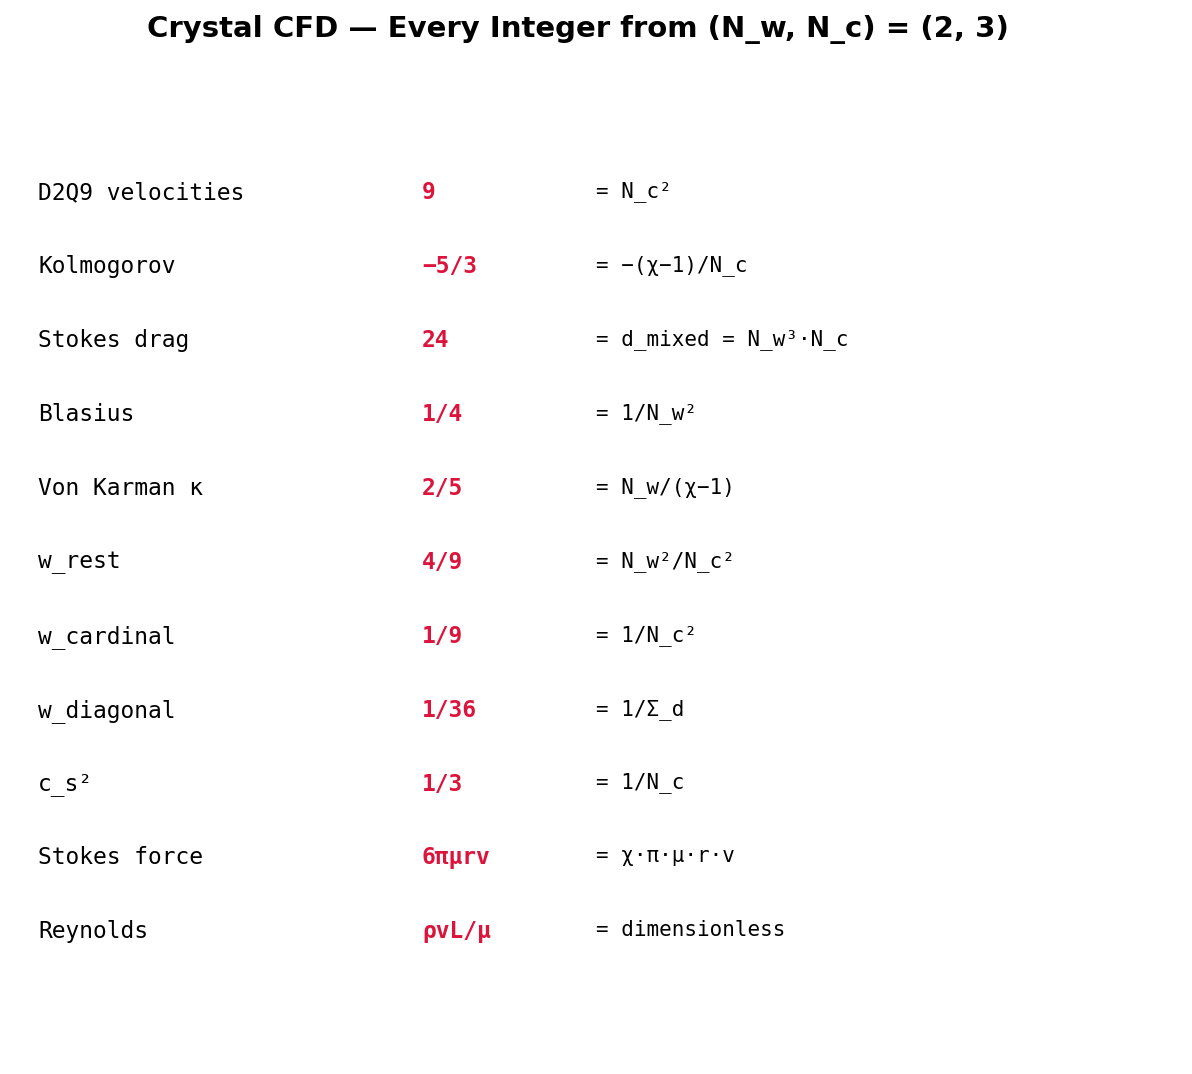

Write Python code to recreate this figure.
#!/usr/bin/env python3
"""Crystal CFD — Every Integer from (2,3)"""
import crystal_toe as ct
import matplotlib.pyplot as plt

toe = ct.Toe(); cfd = toe.cfd()
fig, ax = plt.subplots(figsize=(10, 8))
fig.suptitle(f"Crystal CFD — Every Integer from (N_w, N_c) = ({cfd.n_w()}, {cfd.n_c()})", fontsize=14, fontweight='bold')
ax.axis('off')
rows = [
    ("D2Q9 velocities", "9",    "N_c²"),
    ("Kolmogorov",       "−5/3", "−(χ−1)/N_c"),
    ("Stokes drag",      "24",   "d_mixed = N_w³·N_c"),
    ("Blasius",          "1/4",  "1/N_w²"),
    ("Von Karman κ",     "2/5",  "N_w/(χ−1)"),
    ("w_rest",           "4/9",  "N_w²/N_c²"),
    ("w_cardinal",       "1/9",  "1/N_c²"),
    ("w_diagonal",       "1/36", "1/Σ_d"),
    ("c_s²",             "1/3",  "1/N_c"),
    ("Stokes force",     "6πμrv","χ·π·μ·r·v"),
    ("Reynolds",         "ρvL/μ","dimensionless"),
]
for i, (name, val, origin) in enumerate(rows):
    y = 0.95 - i * 0.08
    ax.text(0.02, y, name, fontsize=11, fontfamily='monospace', va='top', transform=ax.transAxes)
    ax.text(0.35, y, val, fontsize=11, fontfamily='monospace', va='top', fontweight='bold', color='crimson', transform=ax.transAxes)
    ax.text(0.50, y, f'= {origin}', fontsize=10, fontfamily='monospace', va='top', transform=ax.transAxes)
plt.savefig('cfd_integers.png', dpi=150, bbox_inches='tight'); plt.show()
